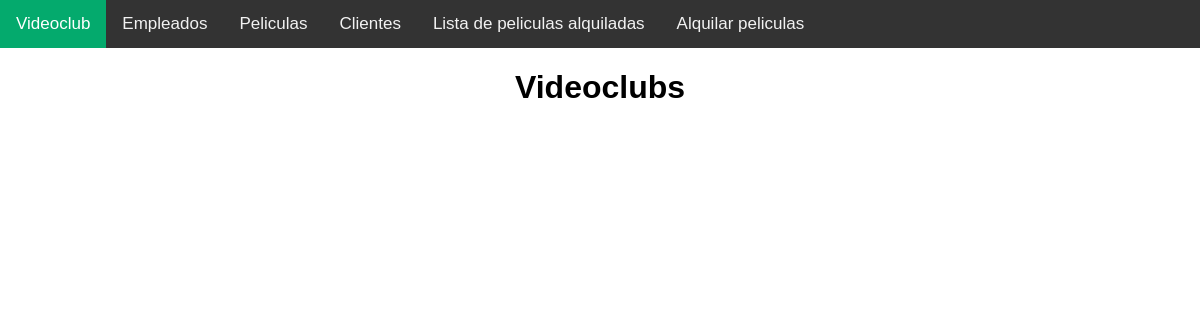
The app's page /, older data.
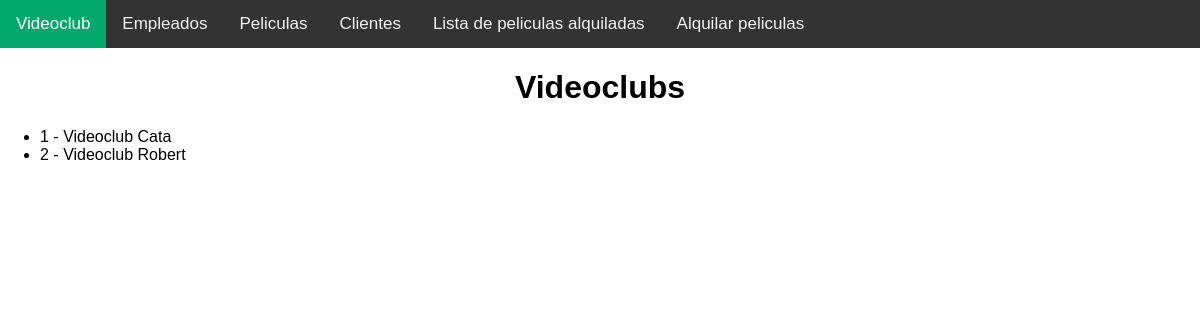
The same page, newer data.
### videoclub/models.py (models this page shows, shortened)
class Videoclub(models.Model):
    idVideoclub = models.AutoField(primary_key=True)
    nombre = models.CharField(max_length=60, blank=False, null=False)

### videoclub/views.py (the view)
# urls.py: path('', videoclub.views.index),
def index(request):
    videoclubs = Videoclub.objects.all()
    dictionary = {'videoclubs': videoclubs}
    return render(request, 'videoclub/index.html', dictionary)

### videoclub/templates/videoclub/index.html (shortened to what this page needs)
{% load static %}
<!DOCTYPE html>
<html lang="en">
<head>
<link rel="stylesheet" href="{% static 'css/navbar.css' %}" type="text/css"/>
</head>
<body>
<div class="topnav">
      <a class="active" href="videoclub">Videoclub</a>
      <a href="empleados">Empleados</a>
      <a href="peliculas">Peliculas</a>
      <a href="clientes">Clientes</a>
    <a href="lista_alquilados">Lista de peliculas alquiladas</a>
    <a href="alquilar_pelicula">Alquilar peliculas</a>
</div>
  <h1 style="text-align: center;">Videoclubs</h1>
    <ul>
        {% for videoclub in videoclubs %}
            <li>
                {{ videoclub.idVideoclub }} - {{ videoclub.nombre }}
            </li>
        {% endfor %}
    </ul>
</body>
</html>

Row changes from the older to the newer data that the page shows:
added Videoclub: idVideoclub "1", nombre "Videoclub Cata"
added Videoclub: idVideoclub "2", nombre "Videoclub Robert"
